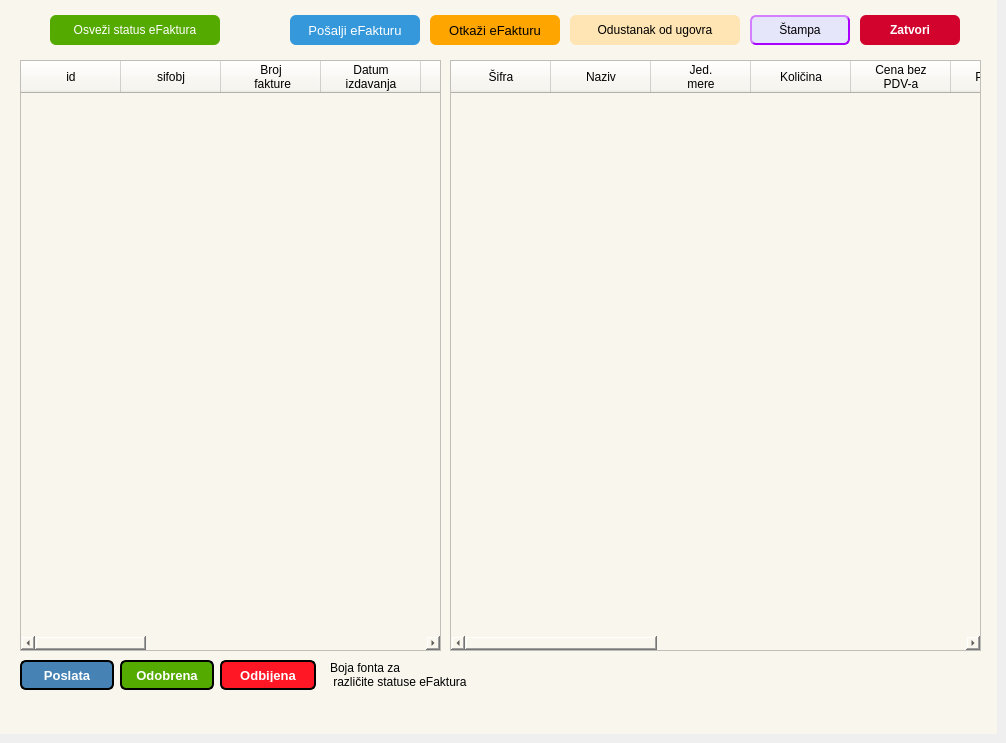
   <widget class="QWidget" name="tab_2">
    <attribute name="title">
     <string>Pregled faktura</string>
    </attribute>
    <widget class="QWidget" name="widget" native="true">
     <property name="geometry">
      <rect>
       <x>0</x>
       <y>0</y>
       <width>997</width>
       <height>734</height>
      </rect>
     </property>
     <property name="styleSheet">
      <string notr="true">background-color: rgb(249, 246, 238);</string>
     </property>
     <widget class="QPushButton" name="eFakturaBtn">
      <property name="geometry">
       <rect>
        <x>290</x>
        <y>15</y>
        <width>130</width>
        <height>30</height>
       </rect>
      </property>
      <property name="font">
       <font>
        <pointsize>10</pointsize>
       </font>
      </property>
      <property name="styleSheet">
       <string notr="true">QPushButton {
        background-color: #3498db;
        color: white;
        border: none;
        border-radius: 6px;
        padding: 6px 14px;
    }
    QPushButton:hover {
        background-color: #2980b9;
    }
    QPushButton:pressed {
        background-color: #2471a3;
    }</string>
      </property>
      <property name="text">
       <string>Pošalji eFakturu</string>
      </property>
     </widget>
     <widget class="QPushButton" name="otkaziBtn">
      <property name="geometry">
       <rect>
        <x>430</x>
        <y>15</y>
        <width>130</width>
        <height>30</height>
       </rect>
      </property>
      <property name="font">
       <font>
        <pointsize>10</pointsize>
       </font>
      </property>
      <property name="styleSheet">
       <string notr="true">QPushButton {
        background-color: orange;
        color: black;
        border: none;
        border-radius: 6px;
        padding: 6px 14px;
    }
    QPushButton:hover {
        background-color: darkorange;
    }
    QPushButton:pressed {
        background-color: #ff8c00;
    }</string>
      </property>
      <property name="text">
       <string>Otkaži eFakturu</string>
      </property>
     </widget>
     <widget class="QPushButton" name="ugovorBtn">
      <property name="geometry">
       <rect>
        <x>570</x>
        <y>15</y>
        <width>170</width>
        <height>30</height>
       </rect>
      </property>
      <property name="styleSheet">
       <string notr="true">QPushButton {
        background-color: rgb(255, 229, 180);
        color: black;
        border: none;
        border-radius: 6px;
        padding: 6px 14px;
    }
    QPushButton:hover {
        background-color: darkorange;
    }
    QPushButton:pressed {
        background-color: #ff8c00;
    }</string>
      </property>
      <property name="text">
       <string>Odustanak od ugovra</string>
      </property>
     </widget>
     <widget class="QPushButton" name="stampaBtn">
      <property name="geometry">
       <rect>
        <x>750</x>
        <y>15</y>
        <width>100</width>
        <height>30</height>
       </rect>
      </property>
      <property name="styleSheet">
       <string notr="true">QPushButton {
        background-color: #E6E6FA;
        color: black;
        border-style:outset;
	    border-width:2px;
        border-radius: 6px;
		border-color:#aa00ff;
        padding: 6px 14px;
    }
    QPushButton:hover {
        background-color: #CBC3E3;
    }
    QPushButton:pressed {
        background-color: #AA98A9;
    }</string>
      </property>
      <property name="text">
       <string>Štampa</string>
      </property>
     </widget>
     <widget class="QPushButton" name="zatvoriBtn">
      <property name="geometry">
       <rect>
        <x>860</x>
        <y>15</y>
        <width>100</width>
        <height>30</height>
       </rect>
      </property>
      <property name="font">
       <font>
        <pointsize>9</pointsize>
        <bold>true</bold>
       </font>
      </property>
      <property name="styleSheet">
       <string notr="true">QPushButton {
        background-color: #D2042D;
        color: white;
        border: none;
        border-radius: 6px;
        padding: 6px 14px;
    }
    QPushButton:hover {
        background-color: #C21E56;
    }
    QPushButton:pressed {
        background-color: #953553;
    }
</string>
      </property>
      <property name="text">
       <string>Zatvori</string>
      </property>
     </widget>
     <widget class="QTableWidget" name="faktureTable">
      <property name="geometry">
       <rect>
        <x>20</x>
        <y>60</y>
        <width>421</width>
        <height>591</height>
       </rect>
      </property>
      <column>
       <property name="text">
        <string>id</string>
       </property>
       <property name="background">
        <color>
         <red>115</red>
         <green>147</green>
         <blue>179</blue>
        </color>
       </property>
      </column>
      <column>
       <property name="text">
        <string>sifobj</string>
       </property>
       <property name="background">
        <color>
         <red>115</red>
         <green>147</green>
         <blue>179</blue>
        </color>
       </property>
      </column>
      <column>
       <property name="text">
        <string>Broj
 fakture</string>
       </property>
       <property name="background">
        <color>
         <red>115</red>
         <green>147</green>
         <blue>179</blue>
        </color>
       </property>
      </column>
      <column>
       <property name="text">
        <string>Datum
izdavanja</string>
       </property>
       <property name="background">
        <color>
         <red>115</red>
         <green>147</green>
         <blue>179</blue>
        </color>
       </property>
      </column>
      <column>
       <property name="text">
        <string>Izm.</string>
       </property>
       <property name="background">
        <color>
         <red>115</red>
         <green>147</green>
         <blue>179</blue>
        </color>
       </property>
      </column>
      <column>
       <property name="text">
        <string>Naziv partnera</string>
       </property>
       <property name="background">
        <color>
         <red>115</red>
         <green>147</green>
         <blue>179</blue>
        </color>
       </property>
      </column>
      <column>
       <property name="text">
        <string>idpartneri</string>
       </property>
       <property name="background">
        <color>
         <red>115</red>
         <green>147</green>
         <blue>179</blue>
        </color>
       </property>
      </column>
      <column>
       <property name="text">
        <string>DPD</string>
       </property>
       <property name="background">
        <color>
         <red>115</red>
         <green>147</green>
         <blue>179</blue>
        </color>
       </property>
      </column>
      <column>
       <property name="text">
        <string>Valuta</string>
       </property>
       <property name="background">
        <color>
         <red>115</red>
         <green>147</green>
         <blue>179</blue>
        </color>
       </property>
      </column>
      <column>
       <property name="text">
        <string>status_salinv</string>
       </property>
       <property name="background">
        <color>
         <red>115</red>
         <green>147</green>
         <blue>179</blue>
        </color>
       </property>
      </column>
      <column>
       <property name="text">
        <string>invoiceid</string>
       </property>
       <property name="background">
        <color>
         <red>115</red>
         <green>147</green>
         <blue>179</blue>
        </color>
       </property>
      </column>
      <column>
       <property name="text">
        <string>salesinvoiceid</string>
       </property>
       <property name="background">
        <color>
         <red>115</red>
         <green>147</green>
         <blue>179</blue>
        </color>
       </property>
      </column>
      <column>
       <property name="text">
        <string>vrsta</string>
       </property>
       <property name="background">
        <color>
         <red>115</red>
         <green>147</green>
         <blue>179</blue>
        </color>
       </property>
      </column>
      <column>
       <property name="text">
        <string>god</string>
       </property>
       <property name="background">
        <color>
         <red>115</red>
         <green>147</green>
         <blue>179</blue>
        </color>
       </property>
      </column>
     </widget>
     <widget class="QTableWidget" name="stavkefaktTable">
      <property name="geometry">
       <rect>
        <x>450</x>
        <y>60</y>
        <width>531</width>
        <height>591</height>
       </rect>
      </property>
      <column>
       <property name="text">
        <string>Šifra</string>
       </property>
       <property name="background">
        <color>
         <red>182</red>
         <green>208</green>
         <blue>226</blue>
        </color>
       </property>
      </column>
      <column>
       <property name="text">
        <string>Naziv</string>
       </property>
       <property name="background">
        <color>
         <red>182</red>
         <green>208</green>
         <blue>226</blue>
        </color>
       </property>
      </column>
      <column>
       <property name="text">
        <string>Jed.
mere</string>
       </property>
       <property name="background">
        <color>
         <red>182</red>
         <green>208</green>
         <blue>226</blue>
        </color>
       </property>
      </column>
      <column>
       <property name="text">
        <string>Količina</string>
       </property>
       <property name="background">
        <color>
         <red>182</red>
         <green>208</green>
         <blue>226</blue>
        </color>
       </property>
      </column>
      <column>
       <property name="text">
        <string>Cena bez
PDV-a</string>
       </property>
       <property name="background">
        <color>
         <red>182</red>
         <green>208</green>
         <blue>226</blue>
        </color>
       </property>
      </column>
      <column>
       <property name="text">
        <string>Popust %</string>
       </property>
       <property name="background">
        <color>
         <red>182</red>
         <green>208</green>
         <blue>226</blue>
        </color>
       </property>
      </column>
      <column>
       <property name="text">
        <string>Popust u
dinarima</string>
       </property>
       <property name="background">
        <color>
         <red>182</red>
         <green>208</green>
         <blue>226</blue>
        </color>
       </property>
      </column>
      <column>
       <property name="text">
        <string>Osnovica</string>
       </property>
       <property name="background">
        <color>
         <red>182</red>
         <green>208</green>
         <blue>226</blue>
        </color>
       </property>
      </column>
      <column>
       <property name="text">
        <string>Stopa
PDV-a</string>
       </property>
       <property name="background">
        <color>
         <red>182</red>
         <green>208</green>
         <blue>226</blue>
        </color>
       </property>
      </column>
      <column>
       <property name="text">
        <string>PDV</string>
       </property>
       <property name="background">
        <color>
         <red>182</red>
         <green>208</green>
         <blue>226</blue>
        </color>
       </property>
      </column>
      <column>
       <property name="text">
        <string>Vrednost</string>
       </property>
       <property name="background">
        <color>
         <red>182</red>
         <green>208</green>
         <blue>226</blue>
        </color>
       </property>
      </column>
      <column>
       <property name="text">
        <string>Tarifa</string>
       </property>
       <property name="background">
        <color>
         <red>182</red>
         <green>208</green>
         <blue>226</blue>
        </color>
       </property>
      </column>
      <column>
       <property name="text">
        <string>id</string>
       </property>
       <property name="background">
        <color>
         <red>182</red>
         <green>208</green>
         <blue>226</blue>
        </color>
       </property>
      </column>
     </widget>
     <widget class="QLabel" name="label_11">
      <property name="geometry">
       <rect>
        <x>20</x>
        <y>660</y>
        <width>94</width>
        <height>30</height>
       </rect>
      </property>
      <property name="font">
       <font>
        <pointsize>10</pointsize>
        <bold>true</bold>
       </font>
      </property>
      <property name="styleSheet">
       <string notr="true">background-color: rgb(70, 130, 180);
color: white;
border-style:outset;
	    border-width:2px;
        border-radius: 6px;
		border-color:black;
        padding: 6px 14px;</string>
      </property>
      <property name="text">
       <string>Poslata</string>
      </property>
      <property name="alignment">
       <set>Qt::AlignCenter</set>
      </property>
     </widget>
     <widget class="QLabel" name="label_12">
      <property name="geometry">
       <rect>
        <x>120</x>
        <y>660</y>
        <width>94</width>
        <height>30</height>
       </rect>
      </property>
      <property name="font">
       <font>
        <pointsize>10</pointsize>
        <bold>true</bold>
       </font>
      </property>
      <property name="styleSheet">
       <string notr="true">background-color: rgb(85, 170, 0);
color: white;
border-style:outset;
	    border-width:2px;
        border-radius: 6px;
		border-color:black;
        padding: 6px 14px;</string>
      </property>
      <property name="text">
       <string>Odobrena</string>
      </property>
      <property name="alignment">
       <set>Qt::AlignCenter</set>
      </property>
     </widget>
     <widget class="QLabel" name="label_13">
      <property name="geometry">
       <rect>
        <x>220</x>
        <y>660</y>
        <width>96</width>
        <height>30</height>
       </rect>
      </property>
      <property name="font">
       <font>
        <pointsize>10</pointsize>
        <bold>true</bold>
       </font>
      </property>
      <property name="styleSheet">
       <string notr="true">background-color: rgb(255, 23, 38);
color: white;
border-style:outset;
	    border-width:2px;
        border-radius: 6px;
		border-color:black;
        padding: 6px 14px;</string>
      </property>
      <property name="text">
       <string>Odbijena</string>
      </property>
      <property name="alignment">
       <set>Qt::AlignCenter</set>
      </property>
     </widget>
     <widget class="QLabel" name="label_14">
      <property name="geometry">
       <rect>
        <x>330</x>
        <y>660</y>
        <width>141</width>
        <height>30</height>
       </rect>
      </property>
      <property name="text">
       <string>Boja fonta za
 različite statuse eFaktura</string>
      </property>
     </widget>
     <widget class="QPushButton" name="osveziBtn">
      <property name="geometry">
       <rect>
        <x>50</x>
        <y>15</y>
        <width>170</width>
        <height>30</height>
       </rect>
      </property>
      <property name="styleSheet">
       <string notr="true">QPushButton {
	background-color: rgb(85, 170, 0);
        color: white;
        border: none;
        border-radius: 6px;
        padding: 6px 14px;
    }
    QPushButton:hover {
        background-color: rgb(18, 200, 118);
    }
    QPushButton:pressed {
		background-color: rgb(0, 139, 0);
    }</string>
      </property>
      <property name="text">
       <string>Osveži status eFaktura</string>
      </property>
     </widget>
    </widget>
   </widget>
